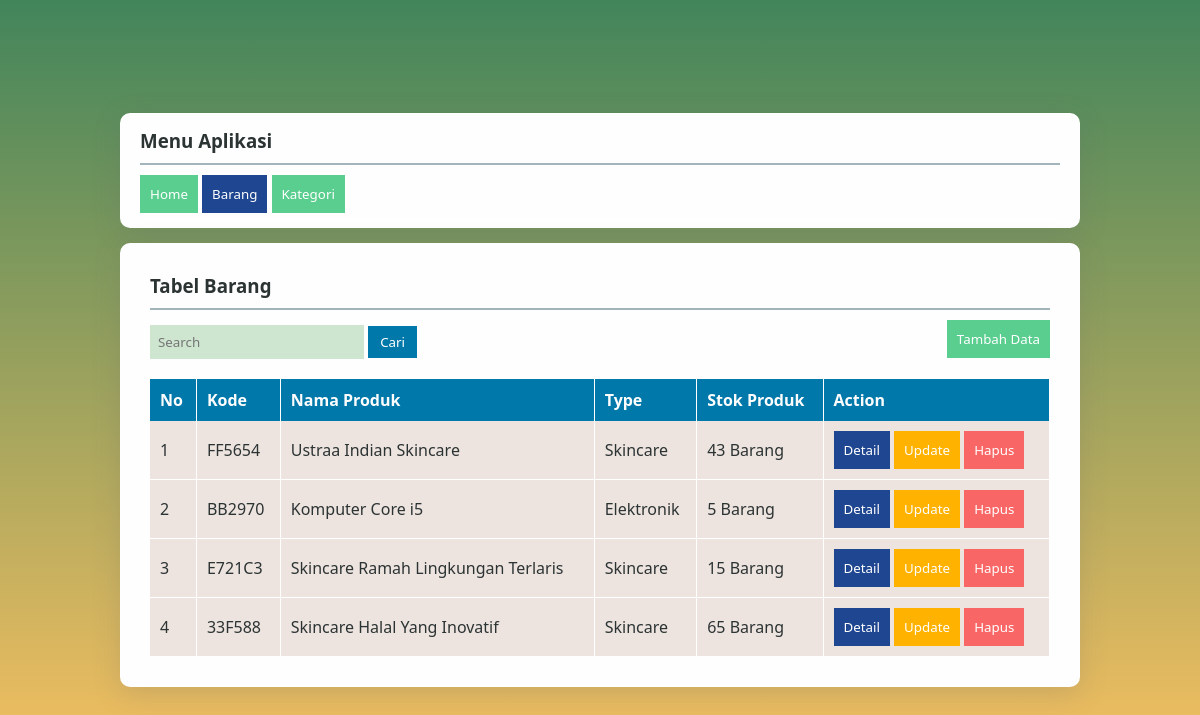
The app's page /barang/index.php with its own data.
### tables this page shows
CREATE TABLE `produk` (
  `id_produk` int(11) NOT NULL,
  `nama_produk` varchar(50) NOT NULL,
  `stok` int(5) NOT NULL,
  `harga` int(10) NOT NULL,
  `type` int(5) NOT NULL,
  `kode_produk` varchar(12) NOT NULL,
  `deskripsi` text NOT NULL,
  `waktu_dibuat` timestamp NOT NULL DEFAULT CURRENT_TIMESTAMP
);

CREATE TABLE `kategori` (
  `id_kategori` int(11) NOT NULL,
  `nama_kategori` varchar(50) NOT NULL,
  `singkatan` varchar(5) NOT NULL
);

### function/barang.php (called while the page is built, shortened)
<?php
include "koneksi.php";
function ShowData()
{
    global $koneksi;
    $query = mysqli_query($koneksi, "SELECT * FROM produk
    JOIN kategori ON produk.type = kategori.id_kategori");
    $result = [];
    while ($data = mysqli_fetch_assoc($query)) {
        $result[] = $data;
    };
    return $result;
}

### barang/index.php (the view, shortened to what this page needs)
<?php
include "../function/barang.php";
if (isset($_GET['key'])) {
    $data_row = SearchData($_GET['key']);
} else {
    $data_row = ShowData();
}
?>
<!DOCTYPE html>
<head>
    <link rel="stylesheet" href="../css/style.css">
</head>
<body>
    <div class="navbar">
        <div class="bar">
            <h3>Menu Aplikasi</h3>
            <hr>
            <a href="../index.php" class="green">
                <button>Home</button>
            </a>
            <a href="../barang/index.php" class="blue">
                <button>Barang</button>
            </a>
            <a href="../kategori/index.php" class="green">
                <button>Kategori</button>
            </a>
        </div>
    </div>
    <div class="content" >
        <div class="add">
            <h3>Tabel Barang</h3>
            <hr>
            <div class="header">
                <form action="" method="GET" class="cr">
                    <input type="text" name="key" placeholder="Search" required>
                    <button type="submit">Cari</button>
                </form>
                <div class="tombol">
                    <a href="create.php" class="green">
                        <button>Tambah Data</button>
                    </a>
                </div>
            </div>
            <table border="1" cellspacing="0" cellpadding="10">
                <tr>
                    <th>No</th>
                    <th>Kode</th>
                    <th>Nama Produk</th>
                    <th>Type</th>
                    <th>Stok Produk</th>
                    <th>Action</th>
                </tr>
                <?php $no = 1; ?>
                <?php foreach ($data_row as $row) : ?>
                    <tr>
                        <td><?php echo $no++ ?></td>
                        <td><?php echo $row['kode_produk'] ?></td>
                        <td><?php echo $row['nama_produk'] ?></td>
                        <td><?php echo $row['nama_kategori'] ?></td>
                        <td><?php echo $row['stok'] ?> Barang</td>
                        <td>
                            <a href="detail.php?kode=<?= $row['kode_produk'] ?>" class="blue">
                                <button>Detail</button>
                            </a>
                            <a href="update.php?kode=<?= $row['kode_produk'] ?>" class="yellow">
                                <button>Update</button>
                            </a>
                            <a href="hapus.php?id=<?php echo $row['id_produk'] ?>" class="red">
                                <button>Hapus</button>
                            </a>
                        </td>
                    </tr>
                <?php endforeach ?>
            </table>
        </div>
    </div>
</body>
</html>

### css/style.css (style rules this page uses)
* { margin: 0; font-family: "Segoe UI", Tahoma, Geneva, Verdana, sans-serif; color: #2c3333; }
input, select, textarea { background-color: #cee5d0; border: 0; padding: 10px; }
hr { margin-top: 10px; margin-bottom: 10px; border: 0.8px solid #a2b5bb; background-color: #a2b5bb; }
body { min-height: 100vh; width: 100%; background: linear-gradient(#42855b, #fec260); display: flex; justify-content: center; flex-direction: column; align-items: center; }
table { background-color: #ede4e0; border: 0; text-align: left; }
th { background-color: #0078aa; color: #fefefe; }
td, th { border: 0; border-right: 1px solid white; }
td { border-bottom: 1px solid white; }
tr { border: 0; }
.red, .yellow, .green, .blue { text-decoration: none; }
.red button { background-color: #f96666; border: 0; padding: 10px; color: white; }
.yellow button { background-color: #ffb200; border: 0; padding: 10px; color: white; }
.green button { background-color: #59ce8f; border: 0; padding: 10px; color: white; }
.blue button { background-color: #1f4690; border: 0; padding: 10px; color: white; }
.cr input { padding: 8px; }
.cr button { padding: 5px 10px; background-color: #0078aa; border: 2px solid #0078aa; color: white; }
.header { display: flex; justify-content: space-between; margin-bottom: 10px; }
.content { width: 80%; }
.add { display: flex; flex-direction: column; background-color: #fefefe; padding: 30px; border-radius: 10px; box-shadow: rgba(100, 100, 111, 0.2) 0px 7px 29px 0px; transition: all 0.5s ease-in-out; }
.add input, .add textarea, .add select { margin-top: 5px; margin-bottom: 10px; }
.navbar { width: 80%; background-color: #0078aa; background-color: #fefefe; border-radius: 10px; box-shadow: rgba(100, 100, 111, 0.2) 0px 7px 29px 0px; margin-bottom: 15px; transition: all 0.5s ease-in-out; }
.bar { padding: 15px 20px; }

### records on screen
produk: kode_produk "FF5654", nama_produk "Ustraa Indian Skincare", type.nama_kategori "Skincare", stok "43"
produk: kode_produk "BB2970", nama_produk "Komputer Core i5", type.nama_kategori "Elektronik", stok "5"
produk: kode_produk "E721C3", nama_produk "Skincare Ramah Lingkungan Terlaris", type.nama_kategori "Skincare", stok "15"
produk: kode_produk "33F588", nama_produk "Skincare Halal Yang Inovatif", type.nama_kategori "Skincare", stok "65"
